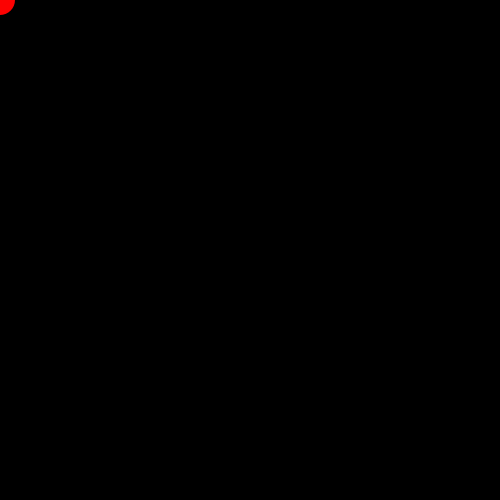
Frame 1 (no input)
Frame 60 (the mouse pressed at the canvas centre just before this capture): identical to frame 1, image omitted
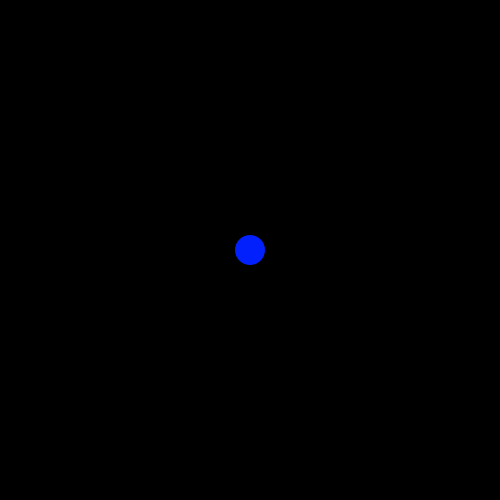
Frame 120 (the mouse held since frame 60 and released just before this capture)

The Processing sketch that drew these frames (run headless with seeded random() and noise(); from frame 60 on, the mouse is pressed at the canvas centre):

// Processing sketch: mouse_key_action
// ── mouse_key_action.pde
void setup(){
  size(500,500);
  colorMode(HSB,100);
}

int flag = 0;

float c = 0;

void draw(){
  background(0);
  noStroke();
  fill(c,99,99);
  if(flag == 0){
  ellipse(mouseX,mouseY,30,30);
  }
  if(flag == 1){
    rectMode(CENTER);
    rect(mouseX,mouseY,30,30);
  }
  if(flag == 2){
    myTriangle(mouseX,mouseY,30);
  }
}

void myTriangle(float x,float y,float s){
  triangle(x,y-s*sqrt(3)/3,x-s/2,y+s*sqrt(3)/6,x+s/2,y+s*sqrt(3)/6);
}

void mousePressed(){
  c = random(0,100);
}

void keyPressed(){
  if(key == ' '){
    flag = (flag+1)%3;
  }
}
